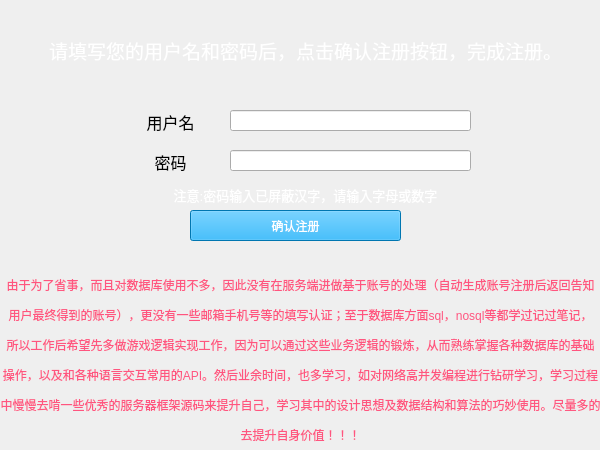
<?xml version="1.0" encoding="UTF-8"?>
<ui version="4.0">
 <class>Register</class>
 <widget class="QWidget" name="Register">
  <property name="geometry">
   <rect>
    <x>0</x>
    <y>0</y>
    <width>600</width>
    <height>450</height>
   </rect>
  </property>
  <property name="windowTitle">
   <string>Form</string>
  </property>
  <widget class="QLabel" name="label">
   <property name="geometry">
    <rect>
     <x>20</x>
     <y>20</y>
     <width>571</width>
     <height>61</height>
    </rect>
   </property>
   <property name="styleSheet">
    <string notr="true">color: rgb(255, 255, 255);</string>
   </property>
   <property name="text">
    <string>&lt;html&gt;&lt;head/&gt;&lt;body&gt;&lt;p align=&quot;center&quot;&gt;&lt;span style=&quot; font-size:14pt;&quot;&gt;请填写您的用户名和密码后，点击确认注册按钮，完成注册。&lt;/span&gt;&lt;/p&gt;&lt;/body&gt;&lt;/html&gt;</string>
   </property>
  </widget>
  <widget class="QLabel" name="label_2">
   <property name="geometry">
    <rect>
     <x>0</x>
     <y>260</y>
     <width>601</width>
     <height>201</height>
    </rect>
   </property>
   <property name="styleSheet">
    <string notr="true">color: rgb(255, 85, 127);</string>
   </property>
   <property name="text">
    <string>&lt;html&gt;&lt;head/&gt;&lt;body&gt;&lt;p align=&quot;center&quot;&gt;由于为了省事，而且对数据库使用不多，因此没有在服务端进做基于账号的处理（自动生成账号注册后返回告知&lt;/p&gt;&lt;p align=&quot;center&quot;&gt;用户最终得到的账号），更没有一些邮箱手机号等的填写认证；至于数据库方面sql，nosql等都学过记过笔记，&lt;/p&gt;&lt;p align=&quot;center&quot;&gt;所以工作后希望先多做游戏逻辑实现工作，因为可以通过这些业务逻辑的锻炼，从而熟练掌握各种数据库的基础&lt;/p&gt;&lt;p align=&quot;center&quot;&gt;操作，以及和各种语言交互常用的API。然后业余时间，也多学习，如对网络高并发编程进行钻研学习，学习过程&lt;/p&gt;&lt;p align=&quot;center&quot;&gt;中慢慢去啃一些优秀的服务器框架源码来提升自己，学习其中的设计思想及数据结构和算法的巧妙使用。尽量多的&lt;/p&gt;&lt;p align=&quot;center&quot;&gt;去提升自身价值！！！&lt;/p&gt;&lt;/body&gt;&lt;/html&gt;</string>
   </property>
  </widget>
  <widget class="QLineEdit" name="passwdLineEdit">
   <property name="geometry">
    <rect>
     <x>230</x>
     <y>150</y>
     <width>241</width>
     <height>21</height>
    </rect>
   </property>
   <property name="text">
    <string/>
   </property>
   <property name="echoMode">
    <enum>QLineEdit::Password</enum>
   </property>
  </widget>
  <widget class="QLabel" name="label_4">
   <property name="geometry">
    <rect>
     <x>140</x>
     <y>110</y>
     <width>61</width>
     <height>21</height>
    </rect>
   </property>
   <property name="styleSheet">
    <string notr="true">color: rgb(0, 0, 0);</string>
   </property>
   <property name="text">
    <string>&lt;html&gt;&lt;head/&gt;&lt;body&gt;&lt;p align=&quot;center&quot;&gt;&lt;span style=&quot; font-size:12pt;&quot;&gt;用户名&lt;/span&gt;&lt;/p&gt;&lt;/body&gt;&lt;/html&gt;</string>
   </property>
  </widget>
  <widget class="QLabel" name="label_5">
   <property name="geometry">
    <rect>
     <x>140</x>
     <y>150</y>
     <width>61</width>
     <height>21</height>
    </rect>
   </property>
   <property name="styleSheet">
    <string notr="true">color: rgb(0, 0, 0);</string>
   </property>
   <property name="text">
    <string>&lt;html&gt;&lt;head/&gt;&lt;body&gt;&lt;p align=&quot;center&quot;&gt;&lt;span style=&quot; font-size:12pt;&quot;&gt;密码&lt;/span&gt;&lt;/p&gt;&lt;/body&gt;&lt;/html&gt;</string>
   </property>
  </widget>
  <widget class="QLineEdit" name="userLineEdit">
   <property name="geometry">
    <rect>
     <x>230</x>
     <y>110</y>
     <width>241</width>
     <height>21</height>
    </rect>
   </property>
   <property name="minimumSize">
    <size>
     <width>241</width>
     <height>21</height>
    </size>
   </property>
   <property name="maximumSize">
    <size>
     <width>241</width>
     <height>21</height>
    </size>
   </property>
   <property name="text">
    <string/>
   </property>
  </widget>
  <widget class="QPushButton" name="loginButton">
   <property name="geometry">
    <rect>
     <x>190</x>
     <y>210</y>
     <width>211</width>
     <height>31</height>
    </rect>
   </property>
   <property name="styleSheet">
    <string notr="true">color: rgb(255, 255, 255);
background-color: rgb(0, 165, 248);</string>
   </property>
   <property name="text">
    <string>确认注册</string>
   </property>
  </widget>
  <widget class="QLabel" name="label_6">
   <property name="geometry">
    <rect>
     <x>-10</x>
     <y>-60</y>
     <width>631</width>
     <height>511</height>
    </rect>
   </property>
   <property name="styleSheet">
    <string notr="true">color: rgb(255, 255, 255);
font: 9pt &quot;黑体&quot;;
border-image: url(:/new/prefix1/a_1);</string>
   </property>
   <property name="text">
    <string>&lt;html&gt;&lt;head/&gt;&lt;body&gt;&lt;p align=&quot;center&quot;&gt;&lt;span style=&quot; font-size:10pt;&quot;&gt;注意:密码输入已屏蔽汉字，请输入字母或数字&lt;/span&gt;&lt;/p&gt;&lt;/body&gt;&lt;/html&gt;</string>
   </property>
  </widget>
  <zorder>label_6</zorder>
  <zorder>label</zorder>
  <zorder>label_2</zorder>
  <zorder>passwdLineEdit</zorder>
  <zorder>label_4</zorder>
  <zorder>label_5</zorder>
  <zorder>userLineEdit</zorder>
  <zorder>loginButton</zorder>
 </widget>
 <resources/>
 <connections/>
</ui>
